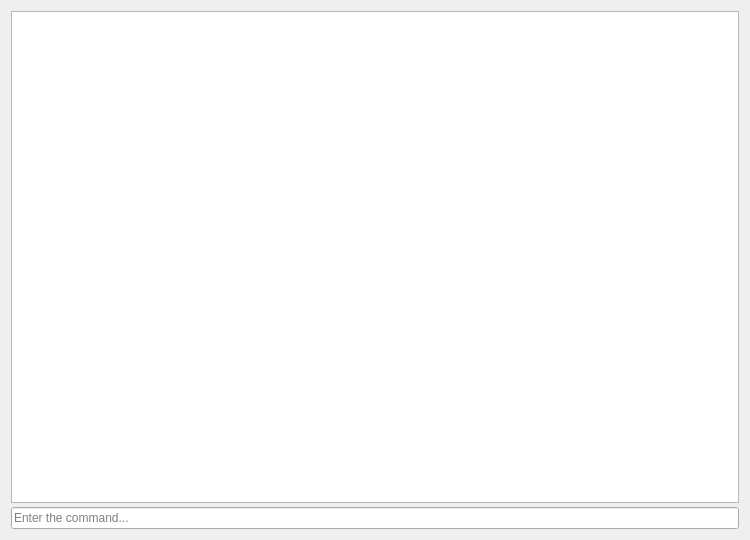
<?xml version="1.0" encoding="UTF-8"?>
<ui version="4.0">
 <class>Form</class>
 <widget class="QWidget" name="Form">
  <property name="geometry">
   <rect>
    <x>0</x>
    <y>0</y>
    <width>750</width>
    <height>540</height>
   </rect>
  </property>
  <property name="windowTitle">
   <string>Form</string>
  </property>
  <layout class="QVBoxLayout" name="verticalLayout_2">
   <item>
    <layout class="QVBoxLayout" name="verticalLayout">
     <property name="spacing">
      <number>4</number>
     </property>
     <item>
      <widget class="QListWidget" name="listWidget"/>
     </item>
     <item>
      <widget class="QLineEdit" name="lineEdit">
       <property name="placeholderText">
        <string>Enter the command...</string>
       </property>
      </widget>
     </item>
    </layout>
   </item>
  </layout>
 </widget>
 <resources/>
 <connections/>
</ui>
